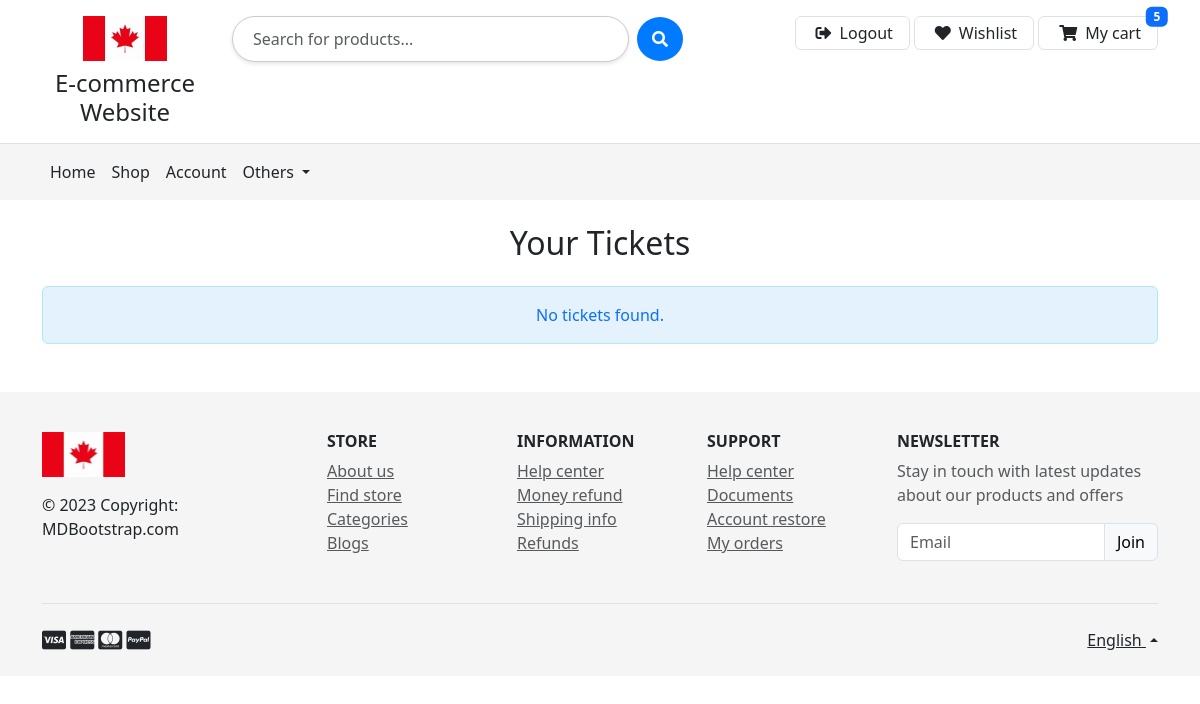
Screenshot of /list/ (signed in) with the database file from the repository.
### product/models.py (models this page shows, shortened)
class SiteSetting(models.Model):
    site_title = models.CharField(max_length=255)
    logo = models.ImageField(upload_to='logos/', blank=True, null=True)
    updated_at = models.DateTimeField(auto_now=True)

### product/views.py (the view)
# urls.py: path('list/', views.ticket_list, name='ticket_list'),
@my_login_required
def ticket_list(request):
    tickets = Ticket.objects.filter(
        user=request.user).prefetch_related('replies')
    return render(request, 'helpdesk/ticket_list.html', {'tickets': tickets})

### product/context_processors.py (called while the page is built, shortened)
def site_settings(request):
    site_settings, created = SiteSetting.objects.get_or_create(
        defaults={'site_title': 'Medicine E-commerce Website'}
    )
    return {'site_settings': site_settings}

def cart_items_count(request):
    if request.user.is_authenticated:
        cart, _ = Cart.objects.get_or_create(user=request.user)
    return {'cart_items_count': cart.items.count()}

### product/templates/helpdesk/ticket_list.html (shortened to what this page needs)
{% extends 'base.html' %}
{% block content %}
<div class="container mt-4">
    <h2 class="mb-4 text-center text-dark">Your Tickets</h2>
    {% if tickets %}
    <div class="table-responsive">
        <table class="table table-bordered table-striped text-light">
            <thead class="thead-dark">
                <tr>
                    <th>Subject</th>
                    <th>Department</th>
                    <th>Status</th>
                    <th>Created At</th>
                    <th>Action</th>
                </tr>
            </thead>
            <tbody>
                {% for ticket in tickets %}
                <tr>
                    <td>{{ ticket.subject }}</td>
                    <td>{{ ticket.deparment }}</td>
                    <td>{{ ticket.get_status_display }}</td>
                    <td>{{ ticket.created_at|date:"Y-m-d" }}</td>
                    <td>
                        <a href="{% url 'ticket_detail' ticket.id %}" class="btn btn-primary btn-sm">View</a>
                    </td>
                </tr>
                {% endfor %}
            </tbody>
        </table>
    </div>
    {% else %}
    <div class="alert alert-info text-center" role="alert">
        No tickets found.
    </div>
    {% endif %}
</div>
{% endblock %}

### product/templates/base.html (shortened to what this page needs)
<!DOCTYPE html>
<html lang="en">
<head>
  <link href="https://cdn.jsdelivr.net/npm/bootstrap@5.3.0/dist/css/bootstrap.min.css" rel="stylesheet">
  <link rel="stylesheet" href="https://cdnjs.cloudflare.com/ajax/libs/font-awesome/6.0.0/css/all.min.css">
  <link rel="stylesheet" href="https://cdnjs.cloudflare.com/ajax/libs/font-awesome/5.15.4/css/all.min.css">
</head>
<body>
  <header>
    <div class="p-3 text-center bg-white border-bottom">
      <div class="container">
        <div class="row gy-3">
          <div class="col-lg-2 col-sm-4 col-4 text-center">
            <a href="#" class="d-block">
                {% if site_settings.logo %}
                    <img src="{{ site_settings.logo.url }}" alt="Site Logo" class="img-fluid mb-2" style="height: 45px;">
                {% endif %}
            </a>
            <h1 class="h4 mb-0">{{ site_settings.site_title }}</h1>
        </div>
          <div class="order-lg-last col-lg-5 col-sm-8 col-8">
            <div class="d-flex float-end">
                {% if user.is_authenticated %}
                    <a href="{% url 'logout' %}" class="me-1 border rounded py-1 px-3 nav-link d-flex align-items-center">
                        <i class="fas fa-sign-out-alt m-1 me-md-2"></i>
                        <p class="d-none d-md-block mb-0">Logout</p>
                    </a>
                {% endif %}
                <a href="{% url 'wishlist_view' %}" class="me-1 border rounded py-1 px-3 nav-link d-flex align-items-center">
                    <i class="fas fa-heart m-1 me-md-2"></i>
                    <p class="d-none d-md-block mb-0">Wishlist</p>
                </a>
                <a href="{% url 'view_cart' %}" class="border rounded py-1 px-3 nav-link d-flex align-items-center position-relative">
                    <i class="fas fa-shopping-cart m-1 me-md-2"></i>
                    <p class="d-none d-md-block mb-0">My cart</p>
                    {% if cart_items_count > 0 %}
                    <span class="badge bg-primary position-absolute top-0 start-100 translate-middle">
                         {{ cart_items_count }}
                    </span>
                    {% endif %}
                </a>
            </div>
        </div>
          <div class="col-lg-5 col-md-12 col-12">
            <div class="search-container d-flex justify-content-center align-items-center">
                <input type="search" id="searchInput" class="form-control search-input" placeholder="Search for products..." />
                <button type="button" class="btn search-btn ms-2">
                    <i class="fas fa-search"></i>
                </button>
            </div>
        </div>
        </div>
      </div>
    </div>
    <nav class="navbar navbar-expand-lg navbar-light" style="background-color: #f5f5f5;">
      <div class="container">
        <div class="collapse navbar-collapse" id="navbarNav">
          <ul class="navbar-nav me-auto mb-2 mb-lg-0">
            <li class="nav-item">
              <a href="{% url 'home' %}" class="nav-link text-dark" >Home</a>
            </li>
              <a  class="nav-link text-dark" href="{% url 'product_list' %}">Shop</a>
            <li class="nav-item">
              <a class="nav-link text-dark" href="{% url 'profile' %}">Account</a>
            </li>
            <li class="nav-item dropdown">
              <a class="nav-link dropdown-toggle text-dark" href="#" id="navbarDropdown" role="button" data-bs-toggle="dropdown" aria-expanded="false">
                Others
              </a>
            </li>
          </ul>
        </div>
      </div>
    </nav>
  </header>
  <div class="mt-3 mb-5">
  {% block content %}
  {% endblock %}
</div>
  <footer class="text-center text-lg-start text-muted mt-3" style="background-color: #f5f5f5;">
    <section class="">
      <div class="container text-center text-md-start pt-4 pb-4">
        <div class="row mt-3">
          <div class="col-12 col-lg-3 col-sm-12 mb-2">
            <a href="https://mdbootstrap.com/" target="_blank" class="">
              {% if site_settings.logo %}
              <img src="{{ site_settings.logo.url }}" alt="Site Logo" class="img-fluid mb-2" style="height: 45px;">
          {% endif %}
            </a>
            <p class="mt-2 text-dark">
              © 2023 Copyright: MDBootstrap.com
            </p>
          </div>
          <div class="col-6 col-sm-4 col-lg-2">
            <h6 class="text-uppercase text-dark fw-bold mb-2">
              Store
            </h6>
            <ul class="list-unstyled mb-4">
              <li><a class="text-muted" href="#">About us</a></li>
              <li><a class="text-muted" href="#">Find store</a></li>
              <li><a class="text-muted" href="#">Categories</a></li>
              <li><a class="text-muted" href="#">Blogs</a></li>
            </ul>
          </div>
          <div class="col-6 col-sm-4 col-lg-2">
            <h6 class="text-uppercase text-dark fw-bold mb-2">
              Information
            </h6>
            <ul class="list-unstyled mb-4">
              <li><a class="text-muted" href="#">Help center</a></li>
              <li><a class="text-muted" href="#">Money refund</a></li>
              <li><a class="text-muted" href="#">Shipping info</a></li>
              <li><a class="text-muted" href="#">Refunds</a></li>
            </ul>
          </div>
          <div class="col-6 col-sm-4 col-lg-2">
            <h6 class="text-uppercase text-dark fw-bold mb-2">
              Support
            </h6>
            <ul class="list-unstyled mb-4">
              <li><a class="text-muted" href="#">Help center</a></li>
              <li><a class="text-muted" href="#">Documents</a></li>
              <li><a class="text-muted" href="#">Account restore</a></li>
              <li><a class="text-muted" href="#">My orders</a></li>
            </ul>
          </div>
          <div class="col-12 col-sm-12 col-lg-3">
            <h6 class="text-uppercase text-dark fw-bold mb-2">Newsletter</h6>
            <p class="text-muted">Stay in touch with latest updates about our products and offers</p>
            <div class="input-group mb-3">
              <input type="email" class="form-control border" placeholder="Email" aria-label="Email" aria-describedby="button-addon2" />
              <button class="btn btn-light border shadow-0" type="button" id="button-addon2" data-mdb-ripple-color="dark">
                Join
              </button>
            </div>
          </div>
        </div>
      </div>
    </section>
    <div class="">
      <div class="container">
        <div class="d-flex justify-content-between py-4 border-top">
          <div>
            <i class="fab fa-lg fa-cc-visa text-dark"></i>
            <i class="fab fa-lg fa-cc-amex text-dark"></i>
            <i class="fab fa-lg fa-cc-mastercard text-dark"></i>
            <i class="fab fa-lg fa-cc-paypal text-dark"></i>
          </div>
          <div class="dropdown dropup">
            <a class="dropdown-toggle text-dark" href="#" id="Dropdown" role="button" data-mdb-toggle="dropdown" aria-expanded="false"> English </a>
          </div>
        </div>
      </div>
    </div>
  </footer>
</body>
</html>

### product/templates/base.html (style rules this page uses)
.search-container { max-width: 600px; margin: 0 auto; }
.search-input { border-radius: 30px; box-shadow: 0 2px 4px rgba(0, 0, 0, 0.1); padding: 10px 20px; border: 1px solid #ccc; transition: border 0.3s ease; }
.search-btn { border-radius: 50%; padding: 10px 15px; background-color: #007bff; color: white; border: none; cursor: pointer; transition: background-color 0.3s ease; }
.nav-link { font-weight: 500; }

### product/templates/helpdesk/ticket_list.html (style rules this page uses)
.alert-info { background-color: #e3f2fd; border-color: #b3e5fc; color: #0d6efd; }

### rows the page displays
SiteSetting: logo (picture), site_title "E-commerce Website"

### other values shown
{{ cart_items_count }} "5"
